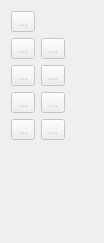
      <widget class="QWidget" name="page_3">
       <property name="geometry">
        <rect>
         <x>0</x>
         <y>0</y>
         <width>104</width>
         <height>243</height>
        </rect>
       </property>
       <property name="sizePolicy">
        <sizepolicy hsizetype="Expanding" vsizetype="Maximum">
         <horstretch>0</horstretch>
         <verstretch>0</verstretch>
        </sizepolicy>
       </property>
       <property name="toolTip">
        <string>Tools for creating curves.</string>
       </property>
       <attribute name="icon">
        <iconset resource="../../libs/vmisc/share/resources/icon.qrc">
         <normaloff>:/icon/16x16/toolsectioncurve.png</normaloff>:/icon/16x16/toolsectioncurve.png</iconset>
       </attribute>
       <attribute name="label">
        <string>Curve</string>
       </attribute>
       <attribute name="toolTip">
        <string>Curve</string>
       </attribute>
       <layout class="QFormLayout" name="formLayout_3">
        <item row="1" column="1">
         <widget class="QToolButton" name="toolButtonSplineCutPoint">
          <property name="enabled">
           <bool>false</bool>
          </property>
          <property name="toolTip">
           <string>Segmenting a simple curve</string>
          </property>
          <property name="text">
           <string notr="true">...</string>
          </property>
          <property name="icon">
           <iconset resource="share/resources/toolicon.qrc">
            <normaloff>:/toolicon/32x32/spline_cut_point.png</normaloff>:/toolicon/32x32/spline_cut_point.png</iconset>
          </property>
          <property name="iconSize">
           <size>
            <width>32</width>
            <height>32</height>
           </size>
          </property>
          <property name="checkable">
           <bool>true</bool>
          </property>
         </widget>
        </item>
        <item row="3" column="0">
         <widget class="QToolButton" name="toolButtonCubicBezier">
          <property name="enabled">
           <bool>false</bool>
          </property>
          <property name="toolTip">
           <string>Curve tool which uses point as control handle</string>
          </property>
          <property name="text">
           <string notr="true">...</string>
          </property>
          <property name="icon">
           <iconset resource="share/resources/toolicon.qrc">
            <normaloff>:/toolicon/32x32/cubic_bezier.png</normaloff>:/toolicon/32x32/cubic_bezier.png</iconset>
          </property>
          <property name="iconSize">
           <size>
            <width>32</width>
            <height>32</height>
           </size>
          </property>
          <property name="checkable">
           <bool>true</bool>
          </property>
         </widget>
        </item>
        <item row="3" column="1">
         <widget class="QToolButton" name="toolButtonSplinePath">
          <property name="enabled">
           <bool>false</bool>
          </property>
          <property name="toolTip">
           <string>Curved path</string>
          </property>
          <property name="text">
           <string notr="true">...</string>
          </property>
          <property name="icon">
           <iconset resource="share/resources/toolicon.qrc">
            <normaloff>:/toolicon/32x32/splinePath.png</normaloff>:/toolicon/32x32/splinePath.png</iconset>
          </property>
          <property name="iconSize">
           <size>
            <width>32</width>
            <height>32</height>
           </size>
          </property>
          <property name="checkable">
           <bool>true</bool>
          </property>
         </widget>
        </item>
        <item row="4" column="0">
         <widget class="QToolButton" name="toolButtonSplinePathCutPoint">
          <property name="enabled">
           <bool>false</bool>
          </property>
          <property name="toolTip">
           <string>Segment a curved path</string>
          </property>
          <property name="text">
           <string notr="true">...</string>
          </property>
          <property name="icon">
           <iconset resource="share/resources/toolicon.qrc">
            <normaloff>:/toolicon/32x32/splinePath_cut_point.png</normaloff>:/toolicon/32x32/splinePath_cut_point.png</iconset>
          </property>
          <property name="iconSize">
           <size>
            <width>32</width>
            <height>32</height>
           </size>
          </property>
          <property name="checkable">
           <bool>true</bool>
          </property>
         </widget>
        </item>
        <item row="4" column="1">
         <widget class="QToolButton" name="toolButtonCubicBezierPath">
          <property name="enabled">
           <bool>false</bool>
          </property>
          <property name="text">
           <string notr="true">...</string>
          </property>
          <property name="icon">
           <iconset resource="share/resources/toolicon.qrc">
            <normaloff>:/toolicon/32x32/cubic_bezier_path.png</normaloff>:/toolicon/32x32/cubic_bezier_path.png</iconset>
          </property>
          <property name="iconSize">
           <size>
            <width>32</width>
            <height>32</height>
           </size>
          </property>
          <property name="checkable">
           <bool>true</bool>
          </property>
         </widget>
        </item>
        <item row="5" column="0">
         <widget class="QToolButton" name="toolButtonIntersectionCurves">
          <property name="enabled">
           <bool>false</bool>
          </property>
          <property name="toolTip">
           <string>Point intersection curves</string>
          </property>
          <property name="text">
           <string notr="true">...</string>
          </property>
          <property name="icon">
           <iconset resource="share/resources/toolicon.qrc">
            <normaloff>:/toolicon/32x32/intersection_curves.png</normaloff>:/toolicon/32x32/intersection_curves.png</iconset>
          </property>
          <property name="iconSize">
           <size>
            <width>32</width>
            <height>32</height>
           </size>
          </property>
          <property name="checkable">
           <bool>true</bool>
          </property>
         </widget>
        </item>
        <item row="5" column="1">
         <widget class="QToolButton" name="toolButtonCurveIntersectAxis">
          <property name="enabled">
           <bool>false</bool>
          </property>
          <property name="toolTip">
           <string>Point intersect curve and axis</string>
          </property>
          <property name="text">
           <string notr="true">...</string>
          </property>
          <property name="icon">
           <iconset resource="share/resources/toolicon.qrc">
            <normaloff>:/toolicon/32x32/curve_intersect_axis.png</normaloff>:/toolicon/32x32/curve_intersect_axis.png</iconset>
          </property>
          <property name="iconSize">
           <size>
            <width>32</width>
            <height>32</height>
           </size>
          </property>
          <property name="checkable">
           <bool>true</bool>
          </property>
         </widget>
        </item>
        <item row="0" column="0">
         <widget class="QToolButton" name="toolButtonPointerCurve">
          <property name="enabled">
           <bool>false</bool>
          </property>
          <property name="toolTip">
           <string>Tool pointer</string>
          </property>
          <property name="text">
           <string notr="true">...</string>
          </property>
          <property name="icon">
           <iconset resource="../../libs/vmisc/share/resources/icon.qrc">
            <normaloff>:/icon/32x32/arrow_cursor.png</normaloff>:/icon/32x32/arrow_cursor.png</iconset>
          </property>
          <property name="iconSize">
           <size>
            <width>32</width>
            <height>32</height>
           </size>
          </property>
          <property name="checkable">
           <bool>true</bool>
          </property>
         </widget>
        </item>
        <item row="1" column="0">
         <widget class="QToolButton" name="toolButtonSpline">
          <property name="enabled">
           <bool>false</bool>
          </property>
          <property name="toolTip">
           <string>Simple curve</string>
          </property>
          <property name="text">
           <string notr="true">...</string>
          </property>
          <property name="icon">
           <iconset resource="share/resources/toolicon.qrc">
            <normaloff>:/toolicon/32x32/spline.png</normaloff>:/toolicon/32x32/spline.png</iconset>
          </property>
          <property name="iconSize">
           <size>
            <width>32</width>
            <height>32</height>
           </size>
          </property>
          <property name="checkable">
           <bool>true</bool>
          </property>
         </widget>
        </item>
       </layout>
      </widget>
